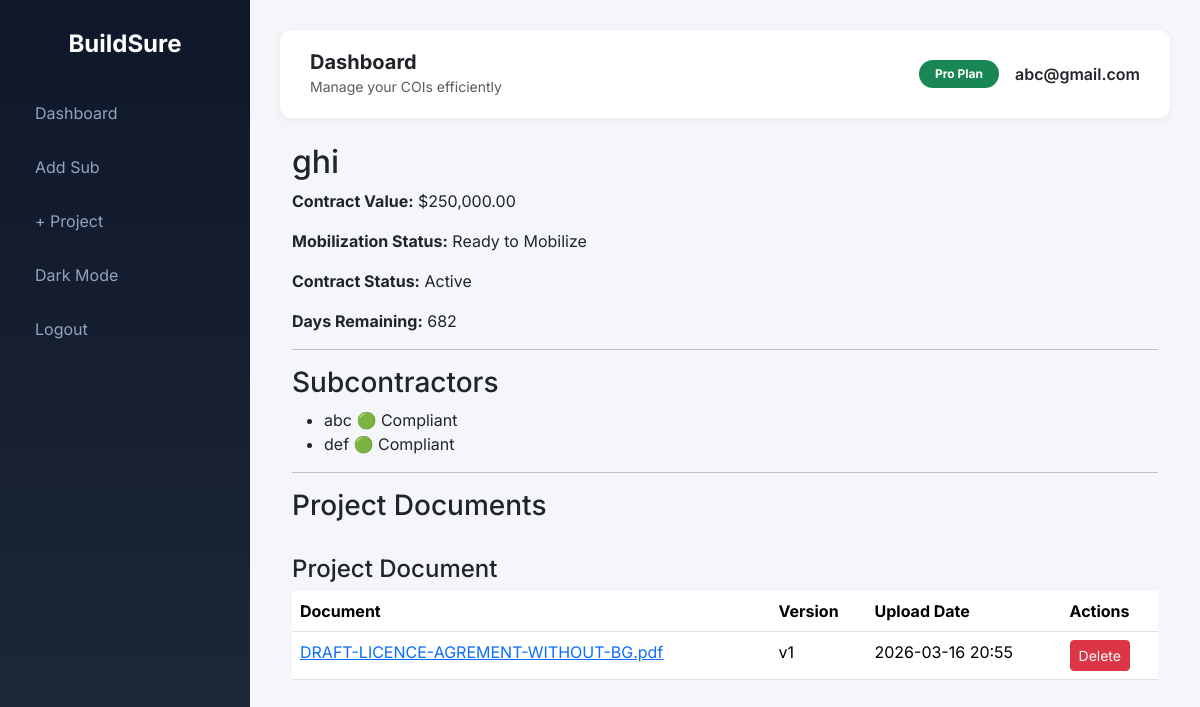
/project/3 (signed in), run on the app's committed database.
### main.py (models this page shows, shortened)
class User(UserMixin, db.Model):
    __tablename__ = "user"
    id = db.Column(db.Integer, primary_key=True)
    email = db.Column(
        db.String(120),
        unique=True,
        index=True,
        nullable=False
    )
    password_hash = db.Column(db.String(200), nullable=False)
    paid = db.Column(db.Boolean, default=False)
    timezone = db.Column(db.String(50), default="US/Eastern")
    created_at = db.Column(
        db.DateTime,
        default=datetime.utcnow
    )
    projects = db.relationship(
        "Project",
        backref="owner",
        lazy=True,
        cascade="all, delete-orphan"
    )
    subs = db.relationship(
        "Subcontractor",
        backref="owner",
        lazy=True,
        cascade="all, delete-orphan"
    )

class Project(db.Model):
    __tablename__ = "project"
    id = db.Column(db.Integer, primary_key=True)
    name = db.Column(db.String(255), nullable=False)
    contract_value = db.Column(
        db.Float,
        default=0
    )
    user_id = db.Column(
        db.Integer,
        db.ForeignKey("user.id"),
        nullable=False
    )
    start_date = db.Column(db.Date)
    end_date = db.Column(db.Date)
    subs = db.relationship(
    "ProjectSubcontractor",
    back_populates="project",
    lazy="joined",
    cascade="all, delete-orphan"
    )
    @property
    def days_remaining(self):
        if not self.end_date:
            return None
        remaining = (self.end_date - date.today()).days
        return max(remaining, 0)
    @property
    def contract_status(self):
        if not self.end_date:
            return "Unknown"
        if self.days_remaining == 0:
            return "Expired"
        if self.days_remaining <= 30:
            return "Expiring Soon"
        return "Active"
    @property
    def mobilization_status(self):
        statuses = []
        for ps in self.subs:
            sub = ps.subcontractor
            if not sub:
                continue
            statuses.append(sub.computed_status)
        if "expired" in statuses:
            return "Blocked"
        if "at_risk" in statuses:
            return "Pending Compliance"
        return "Ready to Mobilize"

class Subcontractor(db.Model):
    __tablename__ = "subcontractor"
    id = db.Column(db.Integer, primary_key=True)
    user_id = db.Column(
        db.Integer,
        db.ForeignKey("user.id"),
        nullable=False,
        index=True
    )
    projects = db.relationship(
    "ProjectSubcontractor",
    back_populates="subcontractor",
    lazy="joined",
    cascade="all, delete-orphan"
    )
    name = db.Column(
        db.String(150),
        nullable=False
    )
    email = db.Column(
        db.String(150),
        index=True
    )
    phone = db.Column(db.String(30))
    role = db.Column(db.String(100))
    timezone = db.Column(
        db.String(50),
        default="US/Eastern"
    )
    coi_expiration = db.Column(
        db.Date,
        index=True
    )
    last_reminder_sent = db.Column(db.DateTime)
    created_at = db.Column(
        db.DateTime,
        default=datetime.utcnow
    )
    documents = db.relationship(
        "Document",
        backref="sub",
        lazy="selectin",
        cascade="all, delete-orphan"
    )
    @property
    def days_left(self):
        if not self.coi_expiration:
            return None
        today = date.today()
        return (self.coi_expiration - today).days
    @property
    def computed_status(self):
        days = self.days_left
        if days is None:
            return "compliant"
        if days < 0:
            return "expired"
        if days <= 30:
            return "at_risk"
        return "compliant"

class ProjectSubcontractor(db.Model):
    __tablename__ = "project_subcontractor"
    id = db.Column(db.Integer, primary_key=True)
    project_id = db.Column(
        db.Integer,
        db.ForeignKey("project.id"),
        nullable=False,
        index=True
    )
    subcontractor_id = db.Column(
        db.Integer,
        db.ForeignKey("subcontractor.id"),
        nullable=False,
        index=True
    )
    approved_for_project = db.Column(
        db.Boolean,
        default=False
    )
    coverage_limit = db.Column(
        db.Float,
        default=1000000
    )
    created_at = db.Column(
        db.DateTime,
        default=datetime.utcnow
    )
    project = db.relationship(
        "Project",
        back_populates="subs"
    )
    subcontractor = db.relationship(
        "Subcontractor",
        back_populates="projects"
    )
    __table_args__ = (
        db.UniqueConstraint(
            "project_id",
            "subcontractor_id",
            name="unique_project_sub"
        ),
    )

class Document(db.Model):
    __tablename__ = "document"
    id = db.Column(db.Integer, primary_key=True)
    filename = db.Column(
        db.String(255),
        nullable=False
    )
    original_name = db.Column(
        db.String(255)
    )
    document_type = db.Column(
        db.String(100),
        index=True
    )
    version = db.Column(
        db.Integer,
        default=1
    )
    sub_id = db.Column(
        db.Integer,
        db.ForeignKey("subcontractor.id"),
        index=True
    )
    project_id = db.Column(
        db.Integer,
        db.ForeignKey("project.id"),
        index=True
    )
    uploaded_by = db.Column(
        db.Integer,
        db.ForeignKey("user.id"),
        index=True
    )
    uploader = db.relationship(
        "User",
        backref="uploaded_documents"
    )
    uploaded_at = db.Column(
        db.DateTime,
        default=datetime.utcnow,
        index=True
    )

### main.py (the view)
@app.route("/project/<int:project_id>")
@login_required
def view_project(project_id):
    project = (
        Project.query
        .filter_by(
            id=project_id,
            user_id=current_user.id
        )
        .first_or_404()
    )
    links = (
        ProjectSubcontractor.query
        .options(joinedload(ProjectSubcontractor.subcontractor))
        .filter_by(project_id=project.id)
        .all()
    )
    docs = (
        Document.query
        .filter_by(project_id=project.id)
        .order_by(
            Document.document_type,
            Document.version.desc()
        )
        .all()
    )
    documents = defaultdict(list)
    for doc in docs:
        documents[doc.document_type].append(doc)
    return render_template(
        "view_project.html",
        project=project,
        links=links,
        documents=dict(documents)  # evita comportamento estranho no template
    )

### main.py (called while the page is built)
@login_manager.user_loader
def load_user(user_id):
    if not user_id:
        return None
    try:
        return db.session.get(User, int(user_id))
    except (ValueError, TypeError):
        return None

@app.template_filter("format_local_time")
def format_local_time(value):
    if not value:
        return ""
    tz_name = getattr(current_user, "timezone", "US/Eastern")
    try:
        tz = pytz.timezone(tz_name)
        if value.tzinfo is None:
            value = pytz.utc.localize(value)
        local_time = value.astimezone(tz)
        return local_time.strftime("%Y-%m-%d %H:%M")
    except Exception:
        return value.strftime("%Y-%m-%d %H:%M")

### templates/view_project.html
{% extends "base.html" %}
{% block content %}
<div class="page-wrapper">
<h2>{{ project.name }}</h2>
<p>
<strong>Contract Value:</strong>
${{ "{:,.2f}".format(project.contract_value or 0) }}
</p>
<p>
<strong>Mobilization Status:</strong>
{{ project.mobilization_status }}
</p>
{% if project.end_date %}
<p>
<strong>Contract Status:</strong>
{{ project.contract_status }}
</p>
<p>
<strong>Days Remaining:</strong>
{{ project.days_remaining }}
</p>
{% endif %}
<hr>
<h3>Subcontractors</h3>
<ul>
{% for ps in links %}
<li>
{{ ps.subcontractor.name }}
{% if ps.subcontractor.computed_status == "expired" %}
🔴 Expired
{% elif ps.subcontractor.computed_status == "at_risk" %}
🟡 At Risk
{% else %}
🟢 Compliant
{% endif %}
</li>
{% else %}
<li>No subcontractors linked.</li>
{% endfor %}
</ul>
<hr>
<h3>Project Documents</h3>
<br>
{% if documents %}
{% for doc_type, docs in documents.items() %}
<h4>{{ doc_type }}</h4>
<table class="table">
<thead>
<tr>
<th>Document</th>
<th>Version</th>
<th>Upload Date</th>
<th>Actions</th>
</tr>
</thead>
<tbody>
{% for doc in docs %}
<tr>
<td>
<a href="{{ url_for('view_document', doc_id=doc.id) }}">
{{ doc.original_name }}
</a>
</td>
<td>
v{{ doc.version }}
</td>
<td>
{{ doc.uploaded_at|format_local_time }}
</td>
<td>
<form action="{{ url_for('delete_document', doc_id=doc.id) }}"
      method="POST"
      style="display:inline;">
<button class="btn btn-danger btn-sm"
onclick="return confirm('Delete this document?')">
Delete
</button>
</form>
</td>
</tr>
{% endfor %}
</tbody>
</table>
<br>
{% endfor %}
{% else %}
<p>No documents uploaded.</p>
{% endif %}
</div>
{% endblock %}

### templates/base.html (shortened to what this page needs)
<!DOCTYPE html>
<html lang="en">
<head>
<link href="https://cdn.jsdelivr.net/npm/bootstrap@5.3.2/dist/css/bootstrap.min.css" rel="stylesheet">
</head>
<body>
{% if current_user.is_authenticated %}
<div class="sidebar">
<h4>BuildSure</h4>
<a href="{{ url_for('dashboard') }}">Dashboard</a> <a href="{{ url_for('add_sub') }}">Add Sub</a> <a href="{{ url_for('add_project') }}">+ Project</a>
<a href="#" id="toggleDark">Dark Mode</a>
<a href="{{ url_for('logout') }}">Logout</a>
</div>
{% endif %}
<div class="{% if current_user.is_authenticated %}main-content{% endif %}">
{% if current_user.is_authenticated %}
<div class="navbar-top d-flex justify-content-between align-items-center">
<div class="d-flex align-items-center gap-3">
<div>
<h5 class="mb-0 fw-bold">Dashboard</h5>
<small class="text-muted">Manage your COIs efficiently</small>
</div>
</div>
<div class="d-flex align-items-center gap-3">
<span class="badge bg-success rounded-pill px-3 py-2">
{{ "Pro Plan" if current_user.paid else "Free Plan" }}
</span>
<span class="fw-semibold">{{ current_user.email }}</span>
</div>
</div>
{% endif %}
<div class="position-fixed top-0 end-0 p-3" style="z-index:9999">
</div>
<div class="container-fluid">
{% block content %}{% endblock %}
</div>
</div>
</body>
</html>

### templates/base.html (style rules this page uses)
body { background-color:#f4f6f9; font-family:'Inter',sans-serif; transition:background-color .3s ease,color .3s ease; }
.sidebar { height:100vh; position:fixed; width:250px; background:linear-gradient(180deg,#0f172a,#1e293b); color:white; padding-top:30px; transition:transform .3s ease; }
.sidebar h4 { text-align:center; margin-bottom:30px; font-weight:700; }
.sidebar a { color:#94a3b8; text-decoration:none; display:block; padding:12px 20px; border-radius:10px; margin:6px 15px; transition:.2s ease; }
.main-content { margin-left:250px; padding:30px; transition:margin-left .3s ease; }
.navbar-top { background:white; padding:20px 30px; border-radius:12px; margin-bottom:25px; box-shadow:0 2px 10px rgba(0,0,0,0.05); transition:background .3s ease; }

### data on the page
User: paid "Pro Plan", email "abc@gmail.com"
Project: name "ghi", contract_value "250,000.00", contract_status "Active", days_remaining "682"
Subcontractor: mobilization_status "Ready to Mobilize"
ProjectSubcontractor: subcontractor.name "abc"
ProjectSubcontractor: subcontractor.name "def"
Document: document_type "Project Document", original_name "DRAFT-LICENCE-AGREMENT-WITHOUT-BG.pdf", version "1", uploaded_at "2026-03-16 20:55"
